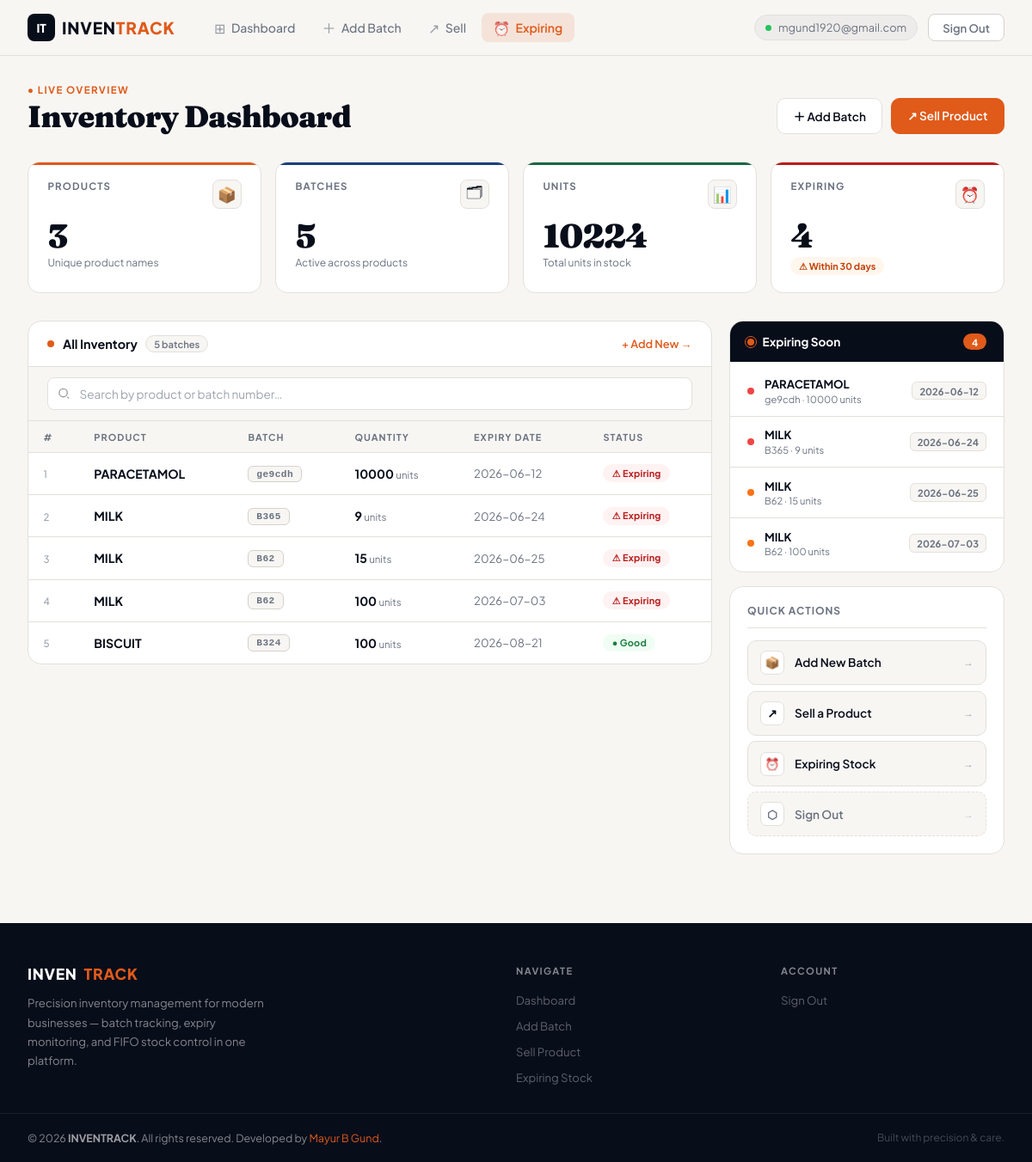
/get_expiring_stock (signed in), run on the app's committed database.
### tables this page shows
CREATE TABLE inventory (
            id INTEGER PRIMARY KEY AUTOINCREMENT,
            user_email TEXT,
            product_name TEXT NOT NULL,
            batch_no TEXT NOT NULL,
            quantity INTEGER NOT NULL,
            expiry_date TEXT NOT NULL,
            FOREIGN KEY (user_email) REFERENCES user(email)
        );

### app.py (the view)
@app.route('/get_expiring_stock')
def get_expiring_stock_route():
    if not session.get('email'):
        return redirect(url_for('login_route'))
    email          = session.get('email')
    inventory      = get_all_inventory(email=email)
    expiring_items = get_expiring_stocks(email=email)
    ctx            = get_expiry_context()
    return render_template(
        'dashboard.html',
        inventory      = inventory,
        expiring_items = expiring_items,
        **ctx
    )

### app.py (called while the page is built)
@app.after_request
def add_header(response):
    response.headers["Cache-Control"] = "no-store, no-cache, must-revalidate, max-age=0"
    response.headers["Pragma"] = "no-cache"
    response.headers["Expires"] = "0"
    return response

def get_expiry_context():
    today = datetime.date.today()
    warn_date    = today + datetime.timedelta(days=10)
    caution_date = today + datetime.timedelta(days=30)
    return {
        'today_date'        : today.strftime('%Y-%m-%d'),
        'expiry_warn_date'  : warn_date.strftime('%Y-%m-%d'),
        'expiry_caution_date': caution_date.strftime('%Y-%m-%d'),
    }

@app.after_request
def clear_browser_cache(response):
    response.headers["Cache-Control"] = "no-store, no-cache, must-revalidate, max-age=0"
    response.headers["Pragma"] = "no-cache"
    response.headers["Expires"] = "0"
    return response

### auth.py (called while the page is built)
def get_all_inventory(email=None):
    try:
        conn = sqlite3.connect('database.db')
        cursor = conn.cursor()
        cursor.execute(
            "SELECT * FROM inventory WHERE user_email=? ORDER BY expiry_date ASC",
            (email,)
        )
        rows = cursor.fetchall()
        conn.close()
        return rows
    except Exception as e:
        conn.close()
        print(f"Error in get_all_inventory: {e}")
        return []

def get_expiring_stocks(email=None):
    try:
        today          = datetime.date.today()
        thirty_days    = today + datetime.timedelta(days=30)
        max_date_str   = thirty_days.strftime('%Y-%m-%d')
        conn = sqlite3.connect('database.db')
        cursor = conn.cursor()
        cursor.execute(
            "SELECT * FROM inventory WHERE user_email=? AND expiry_date <= ? ORDER BY expiry_date ASC",
            (email, max_date_str)
        )
        stocks = cursor.fetchall()
        conn.close()
        return stocks
    except Exception as e:
        conn.close()
        print(f"Error in get_expiring_stocks: {e}")
        return []

### templates/dashboard.html (shortened to what this page needs)
{% extends "base.html" %}
{% block content %}
<div class="dash anim-up">
  <div class="dash-head">
    <div>
      <div class="dash-greeting">● Live Overview</div>
      <h1 class="dash-title">Inventory Dashboard</h1>
    </div>
    <div class="dash-actions">
      <a href="/add_batch" class="btn-action btn-action-ghost">＋ Add Batch</a>
      <a href="/sell_product" class="btn-action btn-action-primary">↗ Sell Product</a>
    </div>
  </div>
  {% set total_products   = inventory | map(attribute=2) | list | unique | list | length if inventory else 0 %}
  {% set total_qty        = namespace(val=0) %}
  {% if inventory %}{% for item in inventory %}{% set total_qty.val = total_qty.val + item[4] %}{% endfor %}{% endif %}
  {% set total_batches    = inventory | length if inventory else 0 %}
  {% set expiring_count   = expiring_items | length if expiring_items else 0 %}
  <div class="stats-row">
    <div class="stat-card c-orange anim-up anim-up-d1">
      <div class="stat-top">
        <div class="stat-label">Products</div>
        <div class="stat-emoji">📦</div>
      </div>
      <div class="stat-value">{{ total_products }}</div>
      <div class="stat-sub">Unique product names</div>
    </div>
    <div class="stat-card c-blue anim-up anim-up-d2">
      <div class="stat-top">
        <div class="stat-label">Batches</div>
        <div class="stat-emoji">🗂</div>
      </div>
      <div class="stat-value">{{ total_batches }}</div>
      <div class="stat-sub">Active across products</div>
    </div>
    <div class="stat-card c-green anim-up anim-up-d3">
      <div class="stat-top">
        <div class="stat-label">Units</div>
        <div class="stat-emoji">📊</div>
      </div>
      <div class="stat-value">{{ total_qty.val }}</div>
      <div class="stat-sub">Total units in stock</div>
    </div>
    <div class="stat-card {% if expiring_count > 0 %}c-red{% else %}c-green{% endif %} anim-up anim-up-d4">
      <div class="stat-top">
        <div class="stat-label">Expiring</div>
        <div class="stat-emoji">⏰</div>
      </div>
      <div class="stat-value">{{ expiring_count }}</div>
      {% if expiring_count > 0 %}
        <span class="stat-badge badge-warn">⚠ Within 30 days</span>
      {% else %}
        <span class="stat-badge badge-ok">✓ All clear</span>
      {% endif %}
    </div>
  </div>
  <div class="main-grid">
    <div class="panel anim-up" style="animation-delay:.18s">
      <div class="panel-head">
        <div class="panel-head-l">
          <div class="panel-indicator"></div>
          <span class="panel-title">All Inventory</span>
          <span class="panel-badge">{{ total_batches }} batches</span>
        </div>
        <a href="/add_batch" class="panel-link">+ Add New →</a>
      </div>
      <div class="panel-search">
        <div class="search-input-wrap">
          <input type="text" class="search-input" id="inventorySearch"
            placeholder="Search by product or batch number…"
            onkeyup="filterTable()"/>
        </div>
      </div>
      {% if inventory %}
      <div class="table-scroll">
        <table class="inv-table" id="inventoryTable">
          <thead>
            <tr>
              <th>#</th>
              <th>Product</th>
              <th>Batch</th>
              <th>Quantity</th>
              <th>Expiry Date</th>
              <th>Status</th>
            </tr>
          </thead>
          <tbody>
            {% for item in inventory %}
            <tr>
              <td><span class="row-num">{{ loop.index }}</span></td>
              <td><span class="product-name">{{ item[2] }}</span></td>
              <td><span class="batch-chip">{{ item[3] }}</span></td>
              <td><span class="qty-badge">{{ item[4] }}</span> <span class="qty-unit">units</span></td>
              <td style="font-size:.82rem; white-space:nowrap; color:var(--muted);">{{ item[5] }}</td>
              <td>
                {% if item[5] <= expiry_warn_date %}
                  <span class="pill pill-critical">⚠ Expiring</span>
                {% elif item[5] <= expiry_caution_date %}
                  <span class="pill pill-warn">Soon</span>
                {% else %}
                  <span class="pill pill-ok">● Good</span>
                {% endif %}
              </td>
            </tr>
            {% endfor %}
          </tbody>
        </table>
      </div>
      {% endif %}
    </div>
    <div class="sidebar">
      <div class="expiry-panel anim-up" style="animation-delay:.25s">
        <div class="expiry-head">
          <div class="expiry-head-l">
            <div class="pulse-dot"></div>
            <h3>Expiring Soon</h3>
          </div>
          {% if expiring_items %}
          <span class="expiry-count-pill">{{ expiring_items|length }}</span>
          {% endif %}
        </div>
        {% if expiring_items %}
        <div class="expiry-list">
          {% for item in expiring_items %}
          <div class="expiry-item">
            {% if loop.index <= 2 %}
            <div class="exp-dot exp-dot-red"></div>
            {% elif loop.index <= 4 %}
            <div class="exp-dot exp-dot-orange"></div>
            {% else %}
            <div class="exp-dot exp-dot-blue"></div>
            {% endif %}
            <div class="exp-info">
              <div class="exp-name">{{ item[2] }}</div>
              <div class="exp-meta">{{ item[3] }} · {{ item[4] }} units</div>
            </div>
            <div class="exp-date-badge">{{ item[5] }}</div>
          </div>
          {% endfor %}
        </div>
        {% endif %}
      </div>
      <div class="quick-panel anim-up" style="animation-delay:.3s">
        <div class="quick-title">Quick Actions</div>
        <div class="quick-list">
          <a href="/add_batch" class="quick-btn">
            <div class="quick-btn-icon">📦</div>
            Add New Batch
            <span class="quick-btn-arrow">→</span>
          </a>
          <a href="/sell_product" class="quick-btn">
            <div class="quick-btn-icon">↗</div>
            Sell a Product
            <span class="quick-btn-arrow">→</span>
          </a>
          <a href="/get_expiring_stock" class="quick-btn">
            <div class="quick-btn-icon">⏰</div>
            Expiring Stock
            <span class="quick-btn-arrow">→</span>
          </a>
          <a href="/logout" class="quick-btn" style="border-style:dashed; color:var(--muted);">
            <div class="quick-btn-icon">⬡</div>
            Sign Out
            <span class="quick-btn-arrow">→</span>
          </a>
        </div>
      </div>
    </div>
  </div>
</div>
{% endblock %}

### templates/base.html (style rules this page uses)
*, *::before, *::after { box-sizing: border-box; margin: 0; padding: 0; }
:root { --ink: #080d1a; --ink-90: rgba(8,13,26,.9); --surface: #f7f6f3; --surface2: #eeecea; --white: #ffffff; --accent: #e05a1a; --accent-h: #c44c12; --accent-l: rgba(224,90,26,.12); --accent-xl:rgba(224,90,26,.06); --blue: #1b3f7e; --green: #1a6644; --red: #b91c1c; --muted: #6b7280; --muted2: #9ca3af; --border: #e2e0db; --border2: #d4d2cc; --card: #ffffff; --shadow-sm: 0 1px 3px rgba(8,13,26,.06), 0 1px 2px rgba(8,13,26,.04); --shadow-md: 0 4px 16px rgba(8,13,26,.08), 0 2px 6px rgba(8,13,26,.04); --shadow-lg: 0 20px 60px rgba(8,13,26,.1), 0 4px 16px rgba(8,13,26,.06); --r-sm: 8px; --r-md: 12px; --r-lg: 16px; --r-xl: 24px; }
html { scroll-behavior: smooth; font-size: 16px; }
body { font-family: 'Plus Jakarta Sans', sans-serif; background: var(--surface); color: var(--ink); min-height: 100vh; display: flex; flex-direction: column; -webkit-font-smoothing: antialiased; }
.anim-up { animation: fadeUp 0.45s cubic-bezier(0.22,1,0.36,1) both; }
.anim-up-d1 { animation-delay: 0.05s; }
.anim-up-d2 { animation-delay: 0.10s; }
.anim-up-d3 { animation-delay: 0.15s; }
.anim-up-d4 { animation-delay: 0.20s; }

### data on the page
inventory: product_name "PARACETAMOL", batch_no "ge9cdh", quantity "10000", expiry_date "2026-06-12", shows "⚠ Expiring"
inventory: product_name "MILK", batch_no "B365", quantity "9", expiry_date "2026-06-24", shows "⚠ Expiring"
inventory: product_name "MILK", batch_no "B62", quantity "15", expiry_date "2026-06-25", shows "⚠ Expiring"
inventory: product_name "MILK", batch_no "B62", quantity "100", expiry_date "2026-07-03", shows "⚠ Expiring"
inventory: product_name "BISCUIT", batch_no "B324", quantity "100", expiry_date "2026-08-21", shows "● Good"

### other printed values
{{ session['email'] }} "mgund1920@gmail.com"
{{ total_products }} "3"
{{ total_batches }} "5"
{{ total_qty.val }} "10224"
{{ expiring_count }} "4"
{{ expiring_items|length }} "4"
